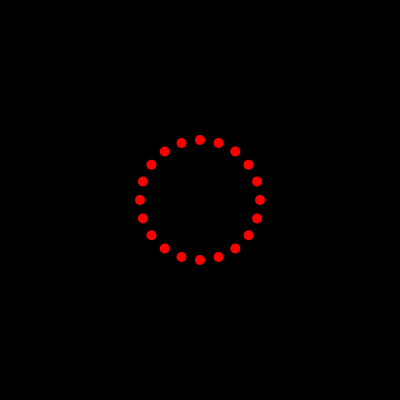
Frame 1 (no input)
Frame 60 (no input): identical to frame 1, image omitted
Frame 120 (the mouse pressed at the canvas centre since frame 60): identical to frame 1, image omitted

The p5.js sketch that drew this single still picture (run headless with seeded random() and noise() and a simulated clock; from frame 60 on, the mouse is pressed at the canvas centre):

// p5.js sketch
// ── sketch.js
var circleRadius = 60;
var circleOffset = 200;

function setup() {
  createCanvas(400, 400);

}

function draw() {
  background(0);

  noStroke();
  fill(255, 0, 0);

  var increment = TWO_PI / 20;
  for (var i = 0; i < TWO_PI; i += increment) {
    var x = cos(i) * circleRadius + circleOffset;
    var y = sin(i) * circleRadius + circleOffset;

    ellipse(x, y, 10, 10);
  }
}
